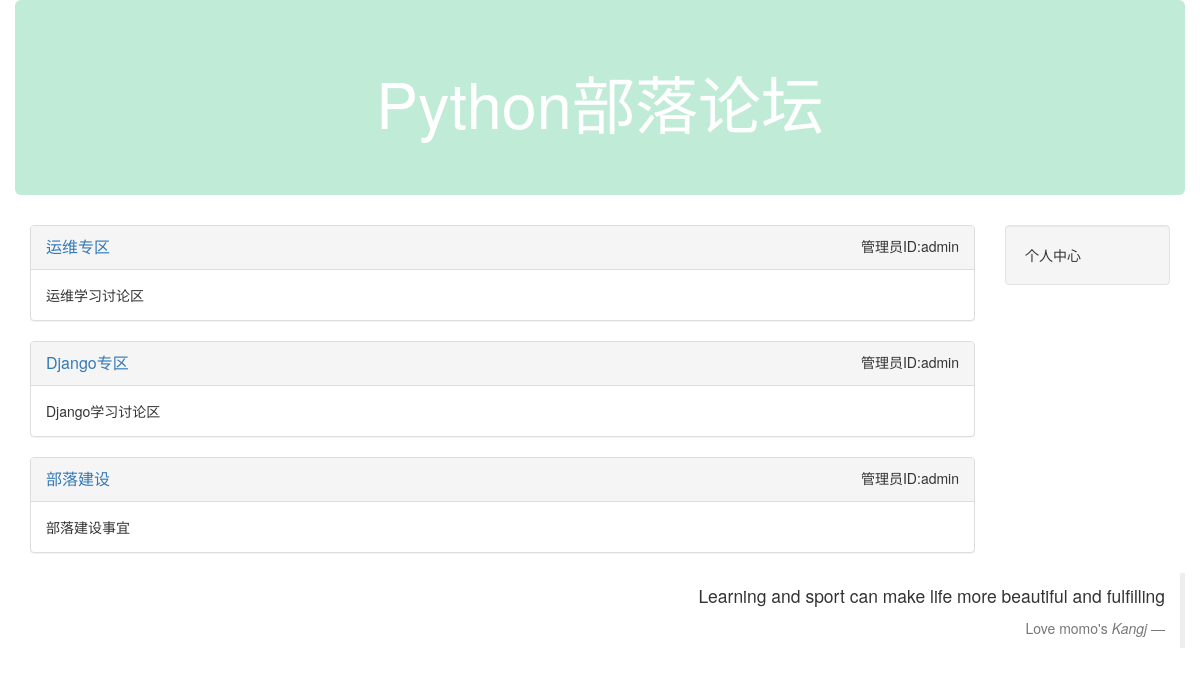
The page / on the database its author committed.
### block/models.py (models this page shows, shortened)
class Block(models.Model):
    name=models.CharField("板块名称",max_length=100)
    desc=models.CharField("板块描述",max_length=100)
    manager_name=models.CharField("管理员ID",max_length=100)
    status=models.IntegerField("状态",choices=((0,"正常"),(1,"删除")),default=0)
    class Meta:
        verbose_name="板块"
        verbose_name_plural="板块"

### views.py (the view)
# urls.py: url(r'^$', views.index),
def index(request):
    block_infos=Block.objects.filter(status=0).order_by("id")
    return render(request,"index.html",{"blocks":block_infos})

### templates/index.html
{%extends "base.html"%}
{%block content%}
<div class="col-xs-12 col-md-10">
    {%for b in blocks%}
    <div class="panel panel-default">
        <div class="panel-heading">
            <a href="article/list/{{b.id}}" style="font-size:16px">{{b.name}}</a>
            <span class="pull-right">管理员ID:{{b.manager_name}}</span>
        </div>
        <div class="panel-body">
            {{b.desc}}
        </div>
    </div>
    {%endfor%}
</div>
<div class="col-xs-12 col-md-2">
    <div class="well">个人中心</div>
</div>
{%endblock%}

### rows shown on the page
Block: name "运维专区", manager_name "admin", desc "运维学习讨论区"
Block: name "Django专区", manager_name "admin", desc "Django学习讨论区"
Block: name "部落建设", manager_name "admin", desc "部落建设事宜"
